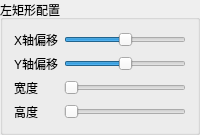
          <widget class="QGroupBox" name="groupBox_7">
           <property name="title">
            <string>左矩形配置</string>
           </property>
           <layout class="QVBoxLayout" name="verticalLayout_10">
            <item>
             <layout class="QGridLayout" name="gridLayout_7">
              <item row="0" column="0">
               <widget class="QLabel" name="label_57">
                <property name="text">
                 <string>X轴偏移</string>
                </property>
               </widget>
              </item>
              <item row="0" column="1">
               <widget class="QSlider" name="leftRectXOffsetHSlider">
                <property name="minimum">
                 <number>-300</number>
                </property>
                <property name="maximum">
                 <number>300</number>
                </property>
                <property name="orientation">
                 <enum>Qt::Horizontal</enum>
                </property>
               </widget>
              </item>
              <item row="1" column="0">
               <widget class="QLabel" name="label_58">
                <property name="text">
                 <string>Y轴偏移</string>
                </property>
               </widget>
              </item>
              <item row="1" column="1">
               <widget class="QSlider" name="leftRectYOffsetHSlider">
                <property name="minimum">
                 <number>-300</number>
                </property>
                <property name="maximum">
                 <number>300</number>
                </property>
                <property name="orientation">
                 <enum>Qt::Horizontal</enum>
                </property>
               </widget>
              </item>
              <item row="2" column="0">
               <widget class="QLabel" name="label_47">
                <property name="text">
                 <string>宽度</string>
                </property>
               </widget>
              </item>
              <item row="2" column="1">
               <widget class="QSlider" name="leftRectWidthHSlider">
                <property name="minimum">
                 <number>10</number>
                </property>
                <property name="maximum">
                 <number>500</number>
                </property>
                <property name="orientation">
                 <enum>Qt::Horizontal</enum>
                </property>
               </widget>
              </item>
              <item row="3" column="0">
               <widget class="QLabel" name="label_48">
                <property name="text">
                 <string>高度</string>
                </property>
               </widget>
              </item>
              <item row="3" column="1">
               <widget class="QSlider" name="leftRectHeightHSlider">
                <property name="minimum">
                 <number>15</number>
                </property>
                <property name="maximum">
                 <number>500</number>
                </property>
                <property name="orientation">
                 <enum>Qt::Horizontal</enum>
                </property>
               </widget>
              </item>
             </layout>
            </item>
           </layout>
          </widget>
